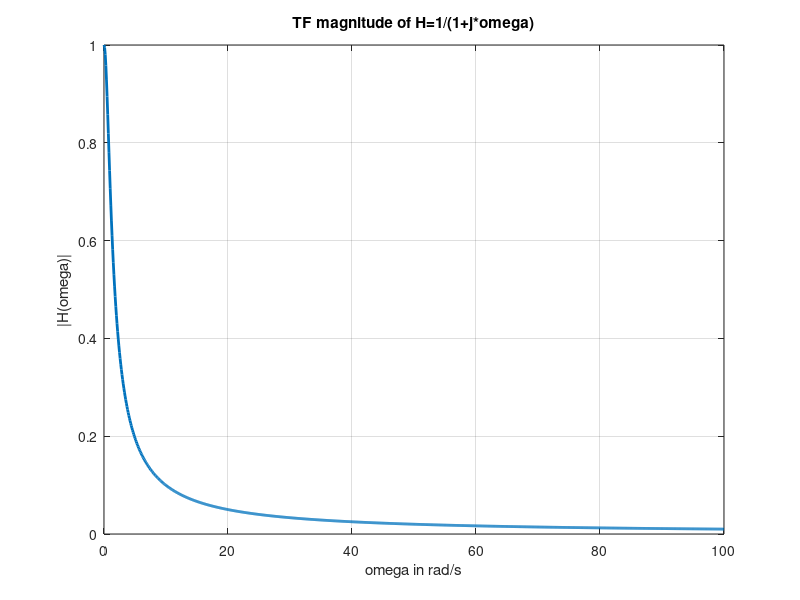
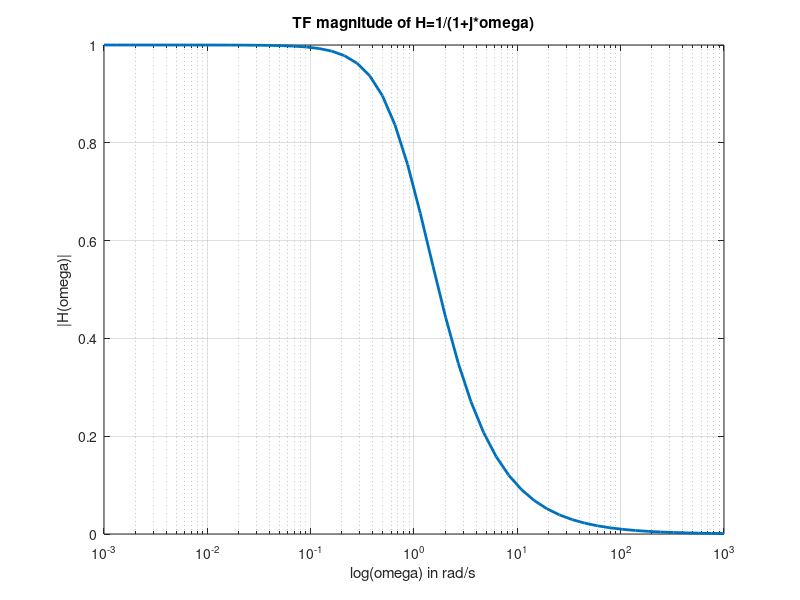
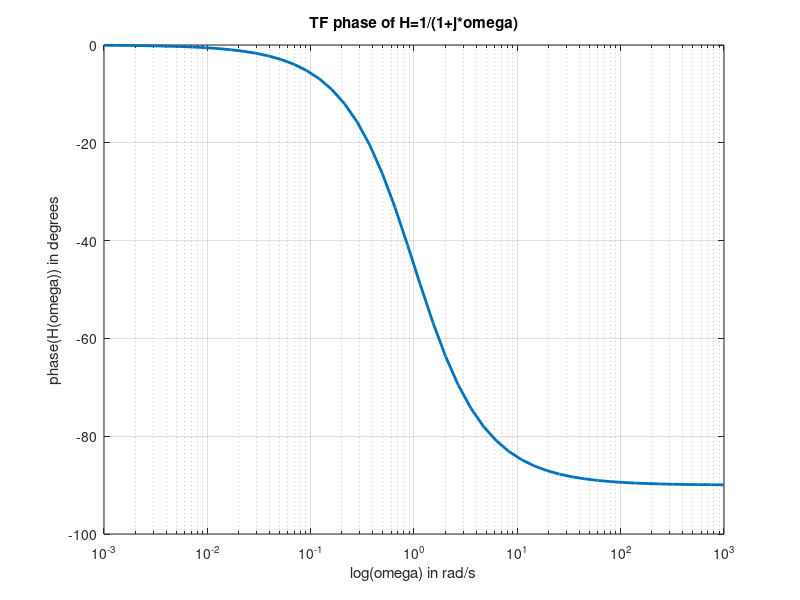

Recreate these plots in MATLAB, in order.
omega = 0:.1:100;
for i=1:length(omega)
    mag(i) = abs(1/(1+j*omega(i)));
end
figure(1), clf
    plot(omega, mag, 'linewidth', 2)
    grid on
    ylabel('|H(omega)|')
    xlabel('omega in rad/s')
    title('TF magnitude of H=1/(1+j*omega)')
    print -dpng tf_magnitude

omega = logspace(-3, 3);
for i=1:length(omega)
    magLog(i) = abs(1/(1+j*omega(i)));
    phaseLog(i) = 180/pi*angle(1/(1+j*omega(i)));
end

figure(2), clf
    semilogx(omega, magLog, 'linewidth', 2)
    grid on
    ylabel('|H(omega)|')
    xlabel('log(omega) in rad/s')
    title('TF magnitude of H=1/(1+j*omega)')    
    print -dpng tf_magnitude_log

figure(3), clf
    semilogx(omega, phaseLog, 'linewidth', 2)
    grid on
    ylabel('phase(H(omega)) in degrees')
    xlabel('log(omega) in rad/s')
    title('TF phase of H=1/(1+j*omega)')    
    print -dpng tf_phase_log
    